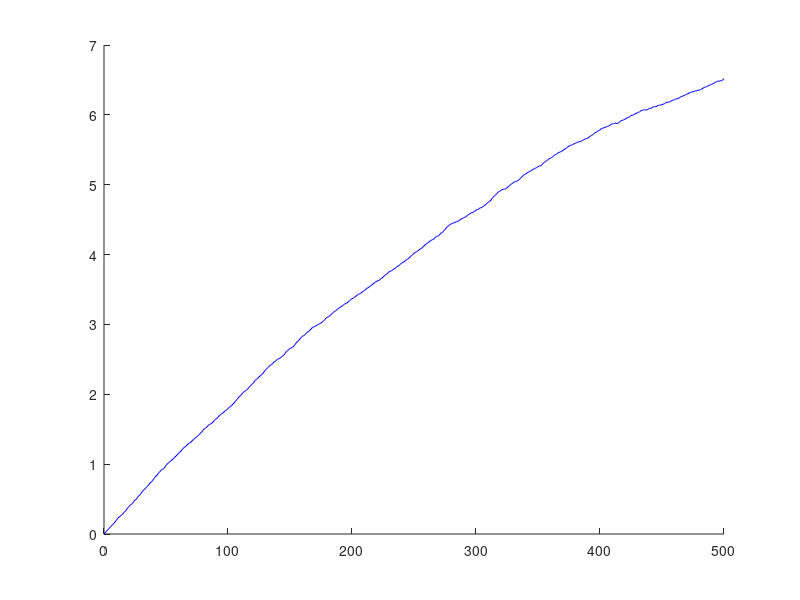
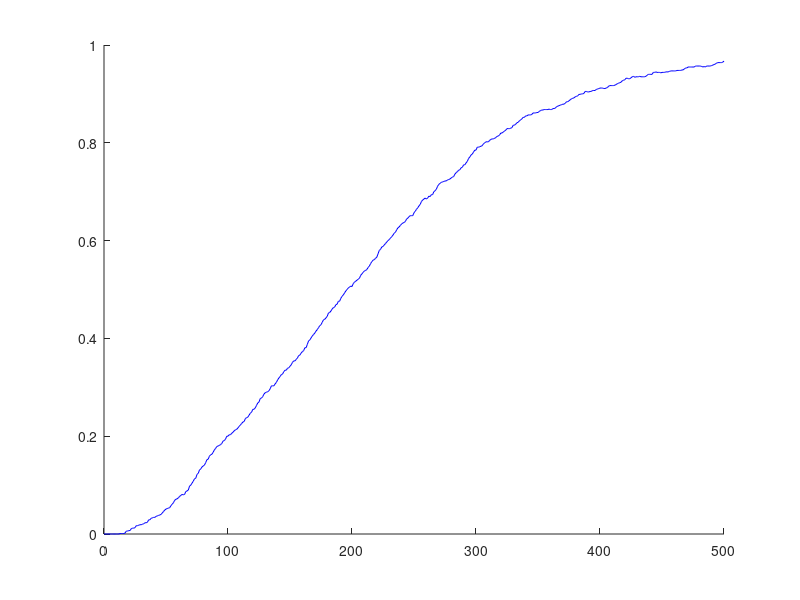
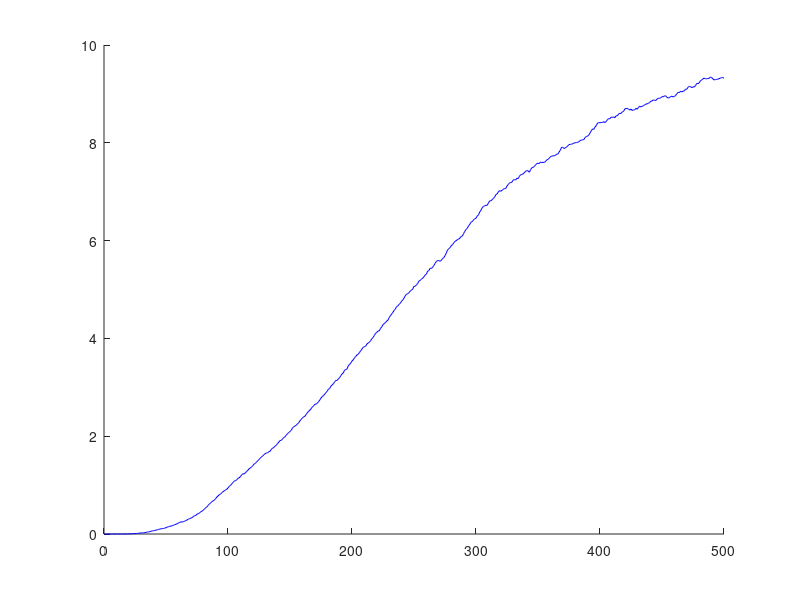

These charts were generated, in order, by the following MATLAB code: (Note: a time limit stopped this script after it produced the figures.)
%time horizon
Tmax = 500;
Ts = 1;
tIn = 0:Ts:Tmax;

%reaction parameters
a = 2*10^(-2);
b = 2*10^(-3);
c = 2*10^(-4);
d = 2*10^(-1);
e = 2*10^(-4);
f = 2*10^(-2);

%stoichiometry matrix
S = [1,0,0;
     -1,1,0;
     1,-1,0;
     0,0,1;
     -1,0,0;
     0,0,-1];

%number of simulated trajectories
n=1000;

%X (Transcription Factor)
Xa=zeros(n,Tmax/Ts+1);
%Y (Gene)
Ya=zeros(n,Tmax/Ts+1);
%Z (Protein)
Za=zeros(n,Tmax/Ts+1);

X0 = 0;
Y0 = 0;
Z0 = 0;

z0 = [0,0,0];
    
for k=1:n

    if mod(k,100) == 0
        disp(k)
    end

    T=Ts;
    X=zeros(1,Tmax/Ts+1);
    Y=zeros(1,Tmax/Ts+1);
    Z=zeros(1,Tmax/Ts+1);
    t=0;

    z=z0;

    while t<Tmax
      
        
      %reaction propensities
      h1=a;
      h2=b*z(1)*(1-z(2));
      h3=c*z(2);
      h4=d*z(2);
      h5=e*z(1)*z(3);
      h6=f*z(3);
      h0=h1+h2+h3+h4+h5+h6;	
      
      %simulate the waiting time to the next reaction
      if h0 ~= 0
        t1 = -log(rand)/h0;
        t = t+t1;
      else t = Tmax;
      end

      %save the state at which the trajectory is before the next time grid point is crossed
      while t >= T
          if t >= T && T <= Tmax
              ind = round(T/Ts + 1);
              X(ind)=z(1);
              Y(ind)=z(2);
              Z(ind)=z(3);
              T = T + Ts;
          elseif T > Tmax
              break
          end
      end


    %simulate which reaction fires next
    p=[h1/h0,h2/h0,h3/h0,h4/h0,h5/h0,h6/h0];
    uni=rand(1);
    cumprob=[0 cumsum(p)];
    ind=max(find((uni>cumprob)));
    %update the state using the stoichiometry matrix S
    z = z + S(ind,1:end);
    
    end
    
    X(1) = z0(1);
    Y(1) = z0(2);
    Z(1) = z0(3);

    %save the trajectory
    Xa(k,:) = X;
    Ya(k,:) = Y;
    Za(k,:) = Z;
    
    %plot individual trajectories
%     figure(1)
%     hold on
%     plot(Z)
    
end

%compute means of the simulated trajectories  
MX1 = mean(Xa,1);
MY1 = mean(Ya,1);
MZ1 = mean(Za,1);

%compute variances of the simulated trajectories
VarX = var(Xa,1);
VarY = var(Ya,1);
VarZ = var(Za,1);

%compute covariances of the simulated trajectories
CovXY = mean(Xa.*Ya,1) - mean(Xa).*mean(Ya);
CovXZ = mean(Xa.*Za,1) - mean(Xa).*mean(Za);
CovYZ = mean(Ya.*Za,1) - mean(Ya).*mean(Za);

color = 'b';

figure(1)
hold on
plot(tIn,MX1,color)

figure(2)
hold on
plot(tIn,MY1,color)

figure(3)
hold on
plot(tIn,MZ1,color)

figure(4)
hold on
plot(tIn,VarX,color)

figure(5)
hold on
plot(tIn,VarY,color)

figure(6)
hold on
plot(tIn,VarZ,color)
